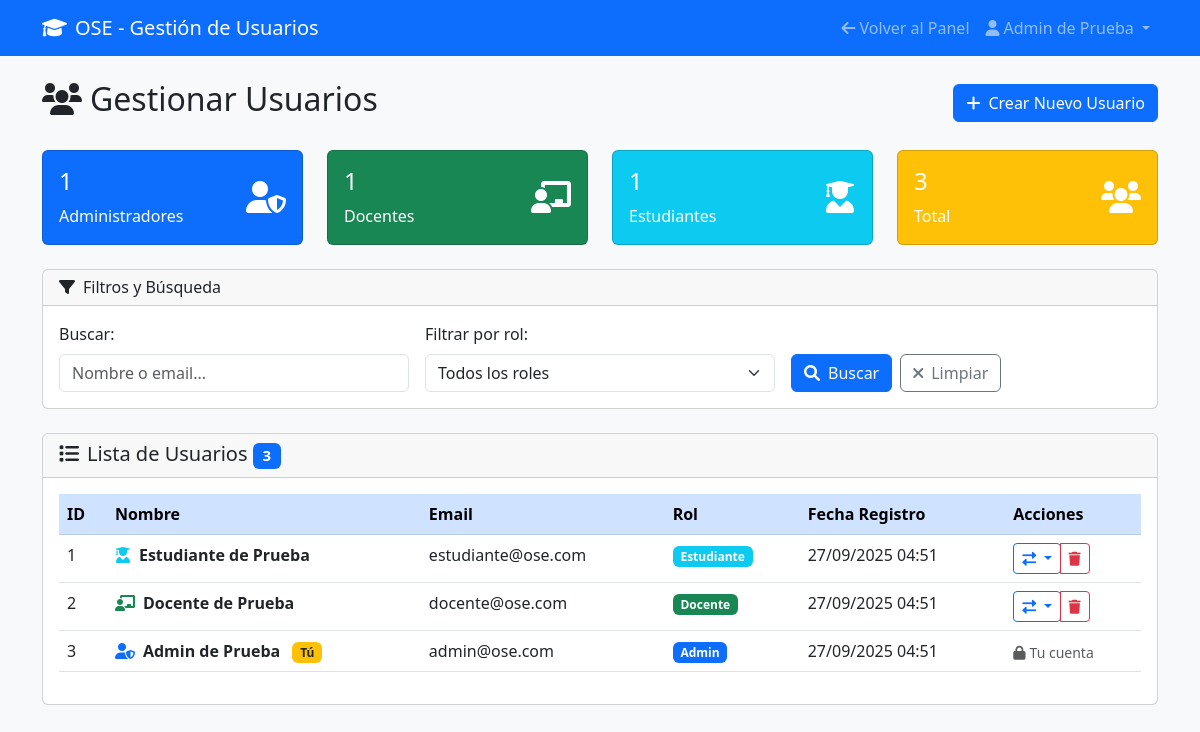
Page /pages/manage_users.php (signed in) on the committed database.
### tables this page shows
CREATE TABLE IF NOT EXISTS usuarios (
    id INT AUTO_INCREMENT PRIMARY KEY,
    nombre VARCHAR(100) NOT NULL,
    email VARCHAR(150) UNIQUE NOT NULL,
    contrasena VARCHAR(255) NOT NULL,
    rol ENUM('estudiante', 'docente', 'admin') DEFAULT 'estudiante',
    fecha_registro TIMESTAMP DEFAULT CURRENT_TIMESTAMP
);

### pages/manage_users.php (the view, shortened to what this page needs)
<?php
require_once '../includes/config.php';
$usuario_id = $_SESSION['usuario_id'];
$nombre_usuario = $_SESSION['nombre'];
$usuarios = [];
$busqueda = $_GET['busqueda'] ?? '';
try {
    $sql = "SELECT * FROM usuarios WHERE 1=1";
    $params = [];
    $sql .= " ORDER BY fecha_registro DESC";
    $stmt = $pdo->prepare($sql);
    $stmt->execute($params);
    $usuarios = $stmt->fetchAll();
} catch(PDOException $e) {
    $error = "Error al obtener usuarios: " . $e->getMessage();
}
$estadisticas = [];
try {
    $stmt = $pdo->query("SELECT rol, COUNT(*) as total FROM usuarios GROUP BY rol");
    $stats = $stmt->fetchAll();
    foreach ($stats as $stat) {
        $estadisticas[$stat['rol']] = $stat['total'];
    }
} catch(PDOException $e) {
}
?>
<!DOCTYPE html>
<html lang="es">
<head>
    <link href="https://cdn.jsdelivr.net/npm/bootstrap@5.3.0/dist/css/bootstrap.min.css" rel="stylesheet">
    <link rel="stylesheet" href="https://cdnjs.cloudflare.com/ajax/libs/font-awesome/6.0.0/css/all.min.css">
</head>
<body class="bg-light">
    <nav class="navbar navbar-expand-lg navbar-dark bg-primary">
        <div class="container">
            <a class="navbar-brand" href="../index.php">
                <i class="fas fa-graduation-cap me-2"></i>OSE - Gestión de Usuarios
            </a>
            <div class="collapse navbar-collapse" id="navbarNav">
                <ul class="navbar-nav ms-auto">
                    <li class="nav-item">
                        <a class="nav-link" href="admin_panel.php">
                            <i class="fas fa-arrow-left me-1"></i>Volver al Panel
                        </a>
                    </li>
                    <li class="nav-item dropdown">
                        <a class="nav-link dropdown-toggle" href="#" role="button" data-bs-toggle="dropdown">
                            <i class="fas fa-user me-1"></i><?php echo htmlspecialchars($nombre_usuario); ?>
                        </a>
                    </li>
                </ul>
            </div>
        </div>
    </nav>
    <div class="container mt-4">
        <div class="d-flex justify-content-between align-items-center mb-4">
            <h2><i class="fas fa-users me-2"></i>Gestionar Usuarios</h2>
            <button type="button" class="btn btn-primary" data-bs-toggle="modal" data-bs-target="#createUserModal">
                <i class="fas fa-plus me-2"></i>Crear Nuevo Usuario
            </button>
        </div>
        <div class="row mb-4">
            <div class="col-md-3">
                <div class="card bg-primary text-white">
                    <div class="card-body">
                        <div class="d-flex justify-content-between">
                            <div>
                                <h4><?php echo $estadisticas['admin'] ?? 0; ?></h4>
                                <p class="mb-0">Administradores</p>
                            </div>
                            <div class="align-self-center">
                                <i class="fas fa-user-shield fa-2x"></i>
                            </div>
                        </div>
                    </div>
                </div>
            </div>
            <div class="col-md-3">
                <div class="card bg-success text-white">
                    <div class="card-body">
                        <div class="d-flex justify-content-between">
                            <div>
                                <h4><?php echo $estadisticas['docente'] ?? 0; ?></h4>
                                <p class="mb-0">Docentes</p>
                            </div>
                            <div class="align-self-center">
                                <i class="fas fa-chalkboard-teacher fa-2x"></i>
                            </div>
                        </div>
                    </div>
                </div>
            </div>
            <div class="col-md-3">
                <div class="card bg-info text-white">
                    <div class="card-body">
                        <div class="d-flex justify-content-between">
                            <div>
                                <h4><?php echo $estadisticas['estudiante'] ?? 0; ?></h4>
                                <p class="mb-0">Estudiantes</p>
                            </div>
                            <div class="align-self-center">
                                <i class="fas fa-user-graduate fa-2x"></i>
                            </div>
                        </div>
                    </div>
                </div>
            </div>
            <div class="col-md-3">
                <div class="card bg-warning text-white">
                    <div class="card-body">
                        <div class="d-flex justify-content-between">
                            <div>
                                <h4><?php echo count($usuarios); ?></h4>
                                <p class="mb-0">Total</p>
                            </div>
                            <div class="align-self-center">
                                <i class="fas fa-users fa-2x"></i>
                            </div>
                        </div>
                    </div>
                </div>
            </div>
        </div>
        <div class="card mb-4">
            <div class="card-header">
                <h6 class="mb-0"><i class="fas fa-filter me-2"></i>Filtros y Búsqueda</h6>
            </div>
            <div class="card-body">
                <form method="GET" class="row g-3">
                    <div class="col-md-4">
                        <label for="busqueda" class="form-label">Buscar:</label>
                        <input type="text" class="form-control" id="busqueda" name="busqueda"
                               value="<?php echo htmlspecialchars($busqueda); ?>"
                               placeholder="Nombre o email...">
                    </div>
                    <div class="col-md-4">
                        <label for="rol" class="form-label">Filtrar por rol:</label>
                        <select class="form-select" id="rol" name="rol">
                            <option value="">Todos los roles</option>
                        </select>
                    </div>
                    <div class="col-md-4 d-flex align-items-end">
                        <button type="submit" class="btn btn-primary me-2">
                            <i class="fas fa-search me-2"></i>Buscar
                        </button>
                        <a href="manage_users.php" class="btn btn-outline-secondary">
                            <i class="fas fa-times me-2"></i>Limpiar
                        </a>
                    </div>
                </form>
            </div>
        </div>
        <div class="card">
            <div class="card-header">
                <h5 class="mb-0">
                    <i class="fas fa-list me-2"></i>Lista de Usuarios
                    <span class="badge bg-primary"><?php echo count($usuarios); ?></span>
                </h5>
            </div>
            <div class="card-body">
                <?php if (empty($usuarios)): ?>
                    <div class="text-center py-4">
                        <i class="fas fa-users fa-3x text-muted mb-3"></i>
                        <h5 class="text-muted">No se encontraron usuarios</h5>
                        <p class="text-muted">Ajusta los filtros o crea un nuevo usuario</p>
                    </div>
                <?php else: ?>
                    <div class="table-responsive">
                        <table class="table table-hover">
                            <thead class="table-primary">
                                <tr>
                                    <th>ID</th>
                                    <th>Nombre</th>
                                    <th>Email</th>
                                    <th>Rol</th>
                                    <th>Fecha Registro</th>
                                    <th>Acciones</th>
                                </tr>
                            </thead>
                            <tbody>
                                <?php foreach ($usuarios as $usuario): ?>
                                <tr>
                                    <td><?php echo $usuario['id']; ?></td>
                                    <td>
                                        <div class="d-flex align-items-center">
                                            <div class="me-2">
                                                <?php
                                                $icon = 'fa-user';
                                                $color = 'text-secondary';
                                                if ($usuario['rol'] === 'admin') {
                                                    $icon = 'fa-user-shield';
                                                    $color = 'text-primary';
                                                } elseif ($usuario['rol'] === 'docente') {
                                                    $icon = 'fa-chalkboard-teacher';
                                                    $color = 'text-success';
                                                } elseif ($usuario['rol'] === 'estudiante') {
                                                    $icon = 'fa-user-graduate';
                                                    $color = 'text-info';
                                                }
                                                ?>
                                                <i class="fas <?php echo $icon; ?> <?php echo $color; ?>"></i>
                                            </div>
                                            <div>
                                                <strong><?php echo htmlspecialchars($usuario['nombre']); ?></strong>
                                                <?php if ($usuario['id'] == $usuario_id): ?>
                                                    <span class="badge bg-warning text-dark ms-2">Tú</span>
                                                <?php endif; ?>
                                            </div>
                                        </div>
                                    </td>
                                    <td><?php echo htmlspecialchars($usuario['email']); ?></td>
                                    <td>
                                        <?php
                                        $badgeClass = 'bg-secondary';
                                        $rolText = ucfirst($usuario['rol']);
                                        if ($usuario['rol'] === 'admin') {
                                            $badgeClass = 'bg-primary';
                                        } elseif ($usuario['rol'] === 'docente') {
                                            $badgeClass = 'bg-success';
                                        } elseif ($usuario['rol'] === 'estudiante') {
                                            $badgeClass = 'bg-info';
                                        }
                                        ?>
                                        <span class="badge <?php echo $badgeClass; ?>"><?php echo $rolText; ?></span>
                                    </td>
                                    <td><?php echo date('d/m/Y H:i', strtotime($usuario['fecha_registro'])); ?></td>
                                    <td>
                                        <div class="btn-group" role="group">
                                            <?php if ($usuario['id'] != $usuario_id): ?>
                                                <div class="dropdown">
                                                    <button class="btn btn-sm btn-outline-primary dropdown-toggle"
                                                            type="button" data-bs-toggle="dropdown" title="Cambiar rol">
                                                        <i class="fas fa-exchange-alt"></i>
                                                    </button>
                                                </div>
                                                <button type="button" class="btn btn-sm btn-outline-danger"
                                                        data-bs-toggle="modal"
                                                        data-bs-target="#deleteModal<?php echo $usuario['id']; ?>"
                                                        title="Eliminar usuario">
                                                    <i class="fas fa-trash"></i>
                                                </button>
                                            <?php else: ?>
                                                <span class="text-muted small">
                                                    <i class="fas fa-lock me-1"></i>Tu cuenta
                                                </span>
                                            <?php endif; ?>
                                        </div>
                                    </td>
                                </tr>
                                <?php endforeach; ?>
                            </tbody>
                        </table>
                    </div>
                <?php endif; ?>
            </div>
        </div>
    </div>
</body>
</html>

### rows in the picture
usuarios: id "1", nombre "Estudiante de Prueba", email "estudiante@ose.com", rol "Estudiante", fecha_registro "27/09/2025 04:51"
usuarios: id "2", nombre "Docente de Prueba", email "docente@ose.com", rol "Docente", fecha_registro "27/09/2025 04:51"
usuarios: id "3", nombre "Admin de Prueba", shows "Tú", email "admin@ose.com", rol "Admin", fecha_registro "27/09/2025 04:51", shows "Tu cuenta"

### other values in the picture
$nombre_usuario "Admin de Prueba"
$estadisticas['admin'] "1"
$estadisticas['docente'] "1"
$estadisticas['estudiante'] "1"
count($usuarios) "3"
